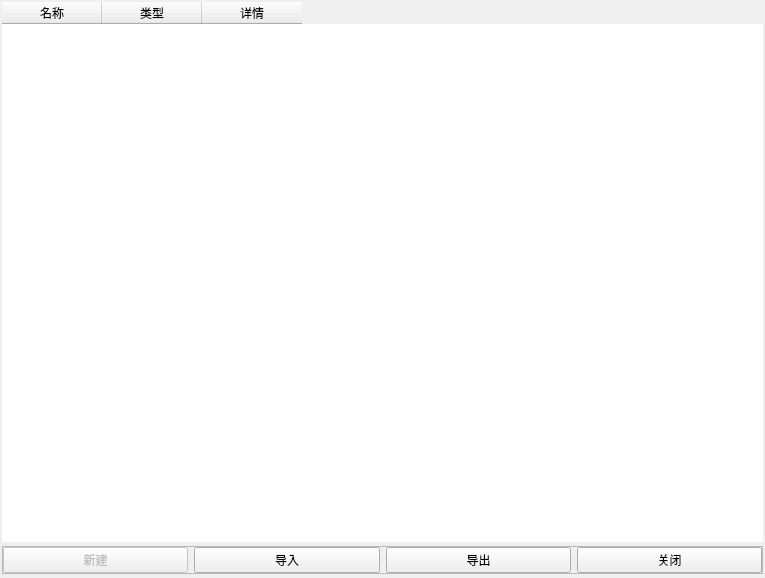
<?xml version="1.0" encoding="UTF-8"?>
<ui version="4.0">
 <class>Dialog</class>
 <widget class="QDialog" name="Dialog">
  <property name="windowModality">
   <enum>Qt::WindowModal</enum>
  </property>
  <property name="geometry">
   <rect>
    <x>0</x>
    <y>0</y>
    <width>765</width>
    <height>578</height>
   </rect>
  </property>
  <property name="font">
   <font>
    <family>微软雅黑</family>
   </font>
  </property>
  <property name="windowTitle">
   <string>模型管理器</string>
  </property>
  <layout class="QVBoxLayout" name="verticalLayout">
   <property name="spacing">
    <number>4</number>
   </property>
   <property name="leftMargin">
    <number>2</number>
   </property>
   <property name="topMargin">
    <number>2</number>
   </property>
   <property name="rightMargin">
    <number>2</number>
   </property>
   <property name="bottomMargin">
    <number>4</number>
   </property>
   <item>
    <widget class="QTableWidget" name="parts_list">
     <property name="styleSheet">
      <string notr="true">QTableWidget{border:none;}</string>
     </property>
     <column>
      <property name="text">
       <string>名称</string>
      </property>
     </column>
     <column>
      <property name="text">
       <string>类型</string>
      </property>
     </column>
     <column>
      <property name="text">
       <string>详情</string>
      </property>
     </column>
    </widget>
   </item>
   <item>
    <widget class="QFrame" name="frame">
     <property name="frameShape">
      <enum>QFrame::StyledPanel</enum>
     </property>
     <property name="frameShadow">
      <enum>QFrame::Raised</enum>
     </property>
     <layout class="QHBoxLayout" name="horizontalLayout">
      <property name="leftMargin">
       <number>0</number>
      </property>
      <property name="topMargin">
       <number>0</number>
      </property>
      <property name="rightMargin">
       <number>0</number>
      </property>
      <property name="bottomMargin">
       <number>0</number>
      </property>
      <item>
       <widget class="QPushButton" name="part_new">
        <property name="enabled">
         <bool>false</bool>
        </property>
        <property name="text">
         <string>新建</string>
        </property>
       </widget>
      </item>
      <item>
       <widget class="QPushButton" name="part_import">
        <property name="text">
         <string>导入</string>
        </property>
       </widget>
      </item>
      <item>
       <widget class="QPushButton" name="part_output">
        <property name="text">
         <string>导出</string>
        </property>
       </widget>
      </item>
      <item>
       <widget class="QPushButton" name="part_close">
        <property name="text">
         <string>关闭</string>
        </property>
       </widget>
      </item>
     </layout>
    </widget>
   </item>
  </layout>
 </widget>
 <resources/>
 <connections/>
</ui>
